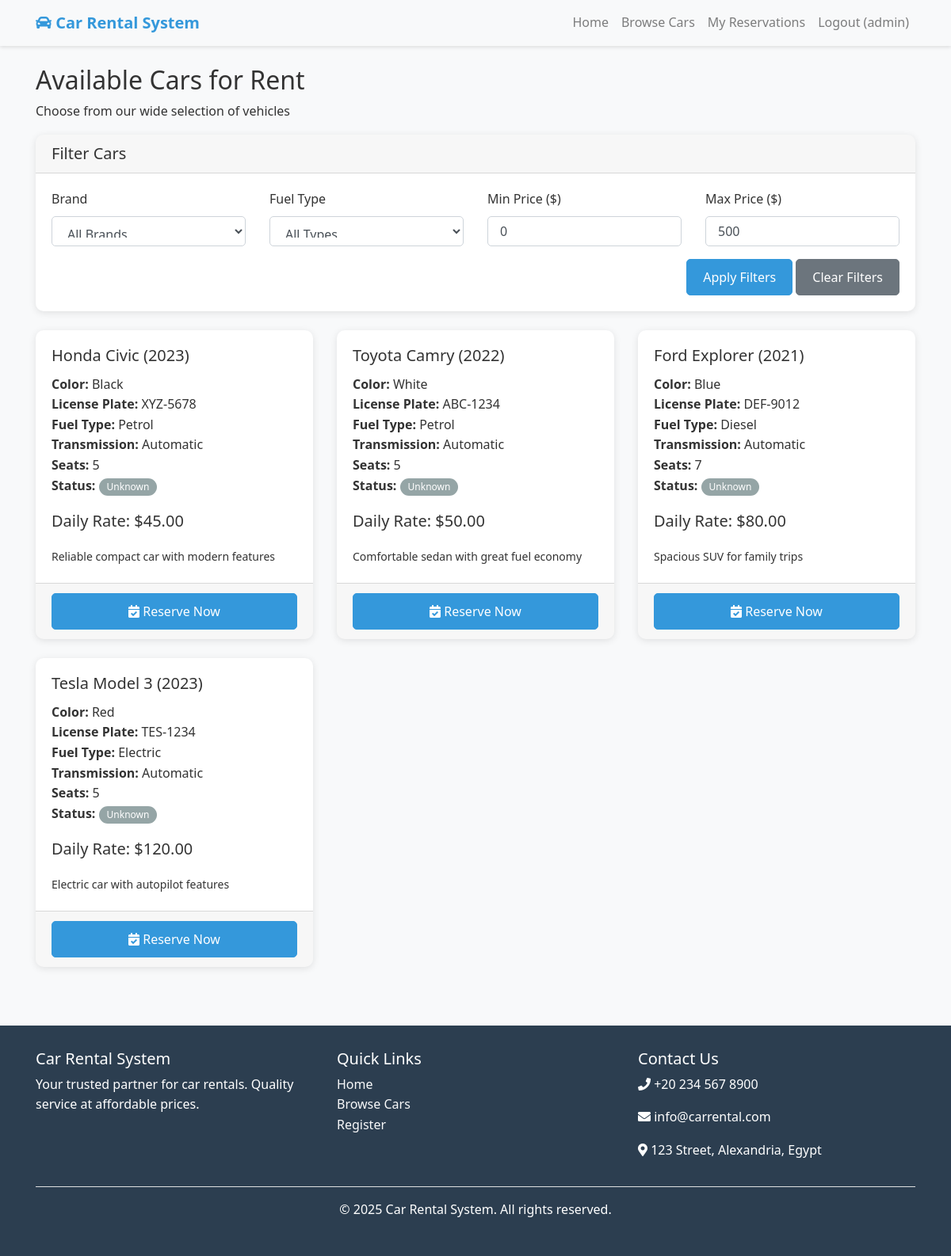
Page /browse_cars.php (signed in) on the committed database.
### tables this page shows
CREATE TABLE cars (
    id INT AUTO_INCREMENT PRIMARY KEY,
    brand VARCHAR(50) NOT NULL,
    model VARCHAR(50) NOT NULL,
    year INT NOT NULL,
    color VARCHAR(30),
    license_plate VARCHAR(20) UNIQUE NOT NULL,
    daily_rate DECIMAL(10,2) NOT NULL,
    status ENUM('available', 'rented', 'maintenance') DEFAULT 'available',
    fuel_type ENUM('petrol', 'diesel', 'electric', 'hybrid') DEFAULT 'petrol',
    transmission ENUM('automatic', 'manual') DEFAULT 'automatic',
    seats INT DEFAULT 5,
    image_url VARCHAR(255),
    description TEXT,
    created_at TIMESTAMP DEFAULT CURRENT_TIMESTAMP
);

### browse_cars.php (the view, shortened to what this page needs)
<?php
require_once '../includes/functions.php';
$conn = getConnection();
$min_price = isset($_GET['min_price']) ? floatval($_GET['min_price']) : 0;
$max_price = isset($_GET['max_price']) ? floatval($_GET['max_price']) : 500;
$sql = "SELECT * FROM cars WHERE status = 'available'";
if ($max_price > 0) {
    $sql .= " AND daily_rate <= $max_price";
}
$sql .= " ORDER BY daily_rate ASC";
$result = mysqli_query($conn, $sql);
require_once '../includes/header.php';
?>
<div class="row">
    <div class="col-md-12">
        <h2>Available Cars for Rent</h2>
        <p>Choose from our wide selection of vehicles</p>
    </div>
</div>
<div class="row mb-4">
    <div class="col-md-12">
        <div class="card">
            <div class="card-header">
                <h5 class="mb-0">Filter Cars</h5>
            </div>
            <div class="card-body">
                <form method="GET" action="">
                    <div class="row">
                        <div class="col-md-3">
                            <div class="form-group">
                                <label for="brand">Brand</label>
                                <select class="form-control" id="brand" name="brand">
                                    <option value="">All Brands</option>
                                </select>
                            </div>
                        </div>
                        <div class="col-md-3">
                            <div class="form-group">
                                <label for="fuel_type">Fuel Type</label>
                                <select class="form-control" id="fuel_type" name="fuel_type">
                                    <option value="">All Types</option>
                                </select>
                            </div>
                        </div>
                        <div class="col-md-3">
                            <div class="form-group">
                                <label for="min_price">Min Price ($)</label>
                                <input type="number" class="form-control" id="min_price" name="min_price"
                                       min="0" max="1000" value="<?php echo $min_price; ?>">
                            </div>
                        </div>
                        <div class="col-md-3">
                            <div class="form-group">
                                <label for="max_price">Max Price ($)</label>
                                <input type="number" class="form-control" id="max_price" name="max_price"
                                       min="0" max="1000" value="<?php echo $max_price; ?>">
                            </div>
                        </div>
                    </div>
                    <div class="row">
                        <div class="col-md-12 text-right">
                            <button type="submit" class="btn btn-primary">Apply Filters</button>
                            <a href="browse_cars.php" class="btn btn-secondary">Clear Filters</a>
                        </div>
                    </div>
                </form>
            </div>
        </div>
    </div>
</div>
<div class="row">
    <?php if (mysqli_num_rows($result) > 0): ?>
        <?php while ($car = mysqli_fetch_assoc($result)): ?>
        <div class="col-md-4 mb-4">
            <div class="card h-100">
                <div class="card-body">
                    <h5 class="card-title"><?php echo $car['brand'] . ' ' . $car['model']; ?> (<?php echo $car['year']; ?>)</h5>
                    <p class="card-text">
                        <strong>Color:</strong> <?php echo $car['color']; ?><br>
                        <strong>License Plate:</strong> <?php echo $car['license_plate']; ?><br>
                        <strong>Fuel Type:</strong> <?php echo ucfirst($car['fuel_type']); ?><br>
                        <strong>Transmission:</strong> <?php echo ucfirst($car['transmission']); ?><br>
                        <strong>Seats:</strong> <?php echo $car['seats']; ?><br>
                        <strong>Status:</strong> <?php echo getCarStatusBadge($car['status']); ?>
                    </p>
                    <p class="lead">
                        <strong>Daily Rate: $<?php echo $car['daily_rate']; ?></strong>
                    </p>
                    <?php if (!empty($car['description'])): ?>
                        <p class="card-text"><small><?php echo $car['description']; ?></small></p>
                    <?php endif; ?>
                </div>
                <div class="card-footer">
                    <a href="reserve_car.php?car_id=<?php echo $car['id']; ?>" class="btn btn-primary btn-block">
                        <i class="fas fa-calendar-check"></i> Reserve Now
                    </a>
                </div>
            </div>
        </div>
        <?php endwhile; ?>
    <?php endif; ?>
</div>
<?php
require_once '../includes/footer.php';
?>

### header.php (shortened to what this page needs)
<?php
require_once dirname(__FILE__) . '/functions.php';
?>
<!DOCTYPE html>
<html lang="en">
<head>
    <link rel="stylesheet" href="https://cdn.jsdelivr.net/npm/bootstrap@4.6.2/dist/css/bootstrap.min.css">
    <link rel="stylesheet" href="https://cdnjs.cloudflare.com/ajax/libs/font-awesome/5.15.4/css/all.min.css">
    <link rel="stylesheet" href="<?php echo BASE_URL; ?>assets/css/style.css">
</head>
<body>
    <nav class="navbar navbar-expand-lg navbar-light bg-light">
        <div class="container">
            <a class="navbar-brand" href="<?php echo BASE_URL; ?>index.php">
                <i class="fas fa-car"></i> Car Rental System
            </a>
            <div class="collapse navbar-collapse" id="navbarNav">
                <ul class="navbar-nav ml-auto">
                    <li class="nav-item">
                        <a class="nav-link" href="<?php echo BASE_URL; ?>index.php">Home</a>
                    </li>
                    <?php if (isCustomerLoggedIn()): ?>
                        <li class="nav-item">
                            <a class="nav-link" href="<?php echo BASE_URL; ?>customer/browse_cars.php">Browse Cars</a>
                        </li>
                        <li class="nav-item">
                            <a class="nav-link" href="<?php echo BASE_URL; ?>customer/my_reservations.php">My Reservations</a>
                        </li>
                        <li class="nav-item">
                            <a class="nav-link" href="<?php echo BASE_URL; ?>customer/logout.php">Logout (<?php echo $_SESSION['customer_name']; ?>)</a>
                        </li>
                    <?php endif; ?>
                </ul>
            </div>
        </div>
    </nav>
    <div class="container mt-4">

### functions.php (shortened to what this page needs)
<?php
function isCustomerLoggedIn() {
    return isset($_SESSION['customer_id']) && !empty($_SESSION['customer_id']);
}
function getCarStatusBadge($status) {
    $badges = [
        'available' => '<span class="badge badge-success">Available</span>',
        'rented' => '<span class="badge badge-danger">Rented</span>',
        'maintenance' => '<span class="badge badge-warning">Maintenance</span>'
    ];
    return $badges[$status] ?? '<span class="badge badge-secondary">Unknown</span>';
}
?>

### footer.php (shortened to what this page needs)
    </div>
    <footer class="footer">
        <div class="container">
            <div class="row">
                <div class="col-md-4">
                    <h5>Car Rental System</h5>
                    <p>Your trusted partner for car rentals. Quality service at affordable prices.</p>
                </div>
                <div class="col-md-4">
                    <h5>Quick Links</h5>
                    <ul class="list-unstyled">
                        <li><a href="/car-rental-system/index.php" class="text-light">Home</a></li>
                        <li><a href="/car-rental-system/customer/browse_cars.php" class="text-light">Browse Cars</a></li>
                        <li><a href="/car-rental-system/customer/register.php" class="text-light">Register</a></li>
                    </ul>
                </div>
                <div class="col-md-4">
                    <h5>Contact Us</h5>
                    <p><i class="fas fa-phone"></i> +20 234 567 8900</p>
                    <p><i class="fas fa-envelope"></i> info@carrental.com</p>
                    <p><i class="fas fa-map-marker-alt"></i> 123 Street, Alexandria, Egypt</p>
                </div>
            </div>
            <hr class="bg-light">
            <div class="text-center">
                <p>&copy; <?php echo date('Y'); ?> Car Rental System. All rights reserved.</p>
            </div>
        </div>
    </footer>
</body>
</html>

### style.css (style rules this page uses)
body { font-family: 'Segoe UI', Tahoma, Geneva, Verdana, sans-serif; line-height: 1.6; color: #333; background-color: #f8f9fa; }
.navbar { box-shadow: 0 2px 4px rgba(0,0,0,.1); }
.card { border-radius: 10px; overflow: hidden; transition: all 0.3s ease; }
.btn { border-radius: 5px; padding: 10px 20px; font-weight: 500; }
.btn-primary { background-color: #3498db; border-color: #3498db; }
.badge { font-weight: 500; padding: 5px 10px; }
.form-control { border-radius: 5px; padding: 10px 15px; }
.footer a { color: #fff; text-decoration: none; }

### rows in the picture
cars: brand "Honda", model "Civic", year "2023", color "Black", license_plate "XYZ-5678", fuel_type "Petrol", transmission "Automatic", seats "5", status "Unknown", daily_rate "45.00", description "Reliable compact car with modern features"
cars: brand "Toyota", model "Camry", year "2022", color "White", license_plate "ABC-1234", fuel_type "Petrol", transmission "Automatic", seats "5", status "Unknown", daily_rate "50.00", description "Comfortable sedan with great fuel economy"
cars: brand "Ford", model "Explorer", year "2021", color "Blue", license_plate "DEF-9012", fuel_type "Diesel", transmission "Automatic", seats "7", status "Unknown", daily_rate "80.00", description "Spacious SUV for family trips"
cars: brand "Tesla", model "Model 3", year "2023", color "Red", license_plate "TES-1234", fuel_type "Electric", transmission "Automatic", seats "5", status "Unknown", daily_rate "120.00", description "Electric car with autopilot features"

### other values in the picture
$_SESSION['customer_name'] "admin"
